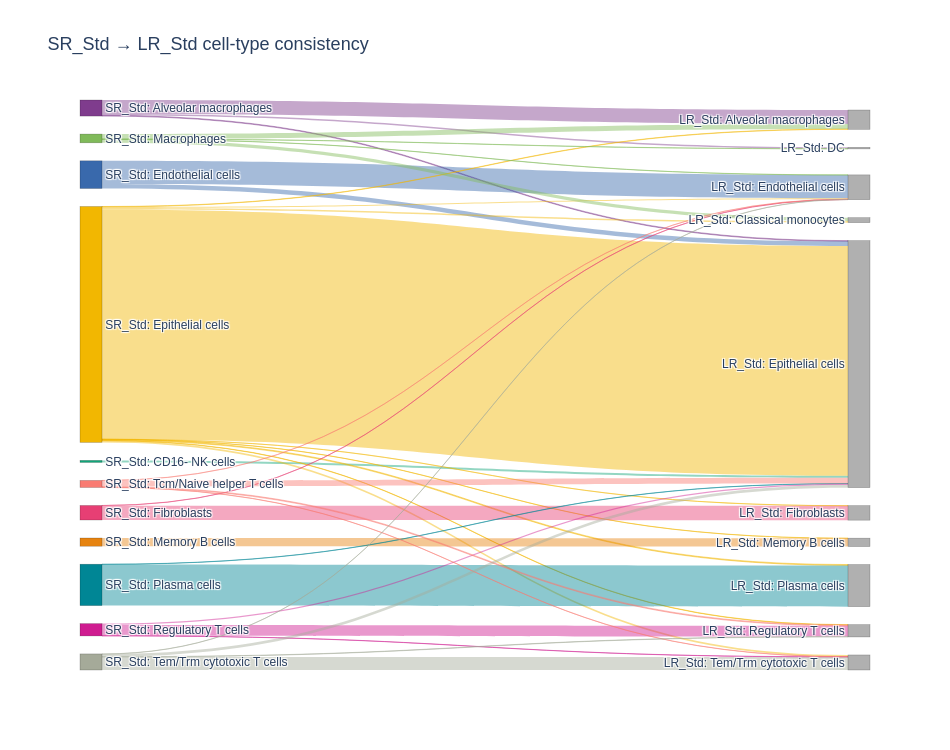
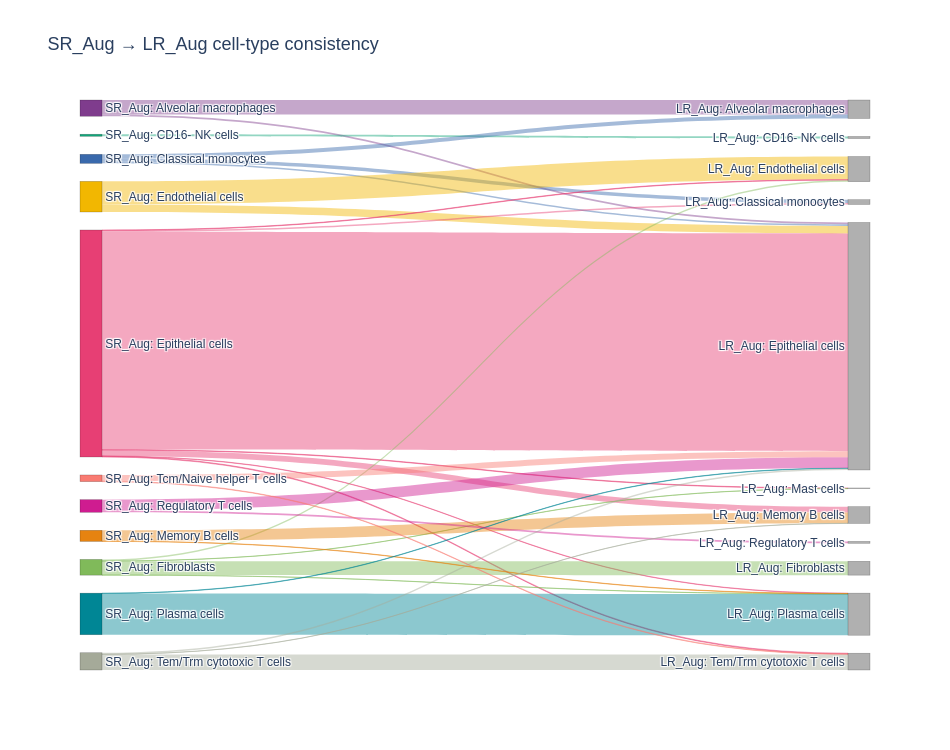
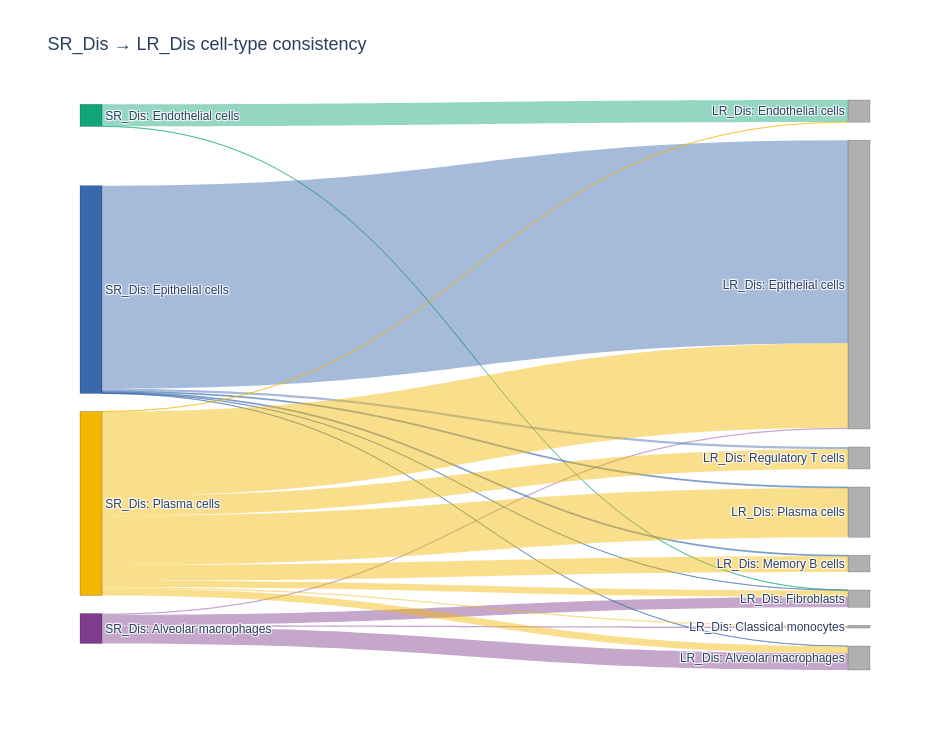

Source (notebook cell) for these figures, in order:
### Code cell
def build_celltype_sankey(sr_labels, lr_labels, sr_name, lr_name, title):
    df = pd.DataFrame({'SR': sr_labels.values, 'LR': lr_labels.values})
    flow = df.groupby(['SR', 'LR']).size().reset_index(name='count')

    sr_types = sorted(df['SR'].unique())
    lr_types = sorted(df['LR'].unique())

    sr_node_labels = [f"{sr_name}: {t}" for t in sr_types]
    lr_node_labels = [f"{lr_name}: {t}" for t in lr_types]
    all_labels = sr_node_labels + lr_node_labels

    sr_idx = {t: i for i, t in enumerate(sr_types)}
    lr_idx = {t: i + len(sr_types) for i, t in enumerate(lr_types)}

    palette = px.colors.qualitative.Bold + px.colors.qualitative.Set3 + px.colors.qualitative.Pastel
    node_colors = [palette[i % len(palette)] for i in range(len(sr_types))] + ['#B0B0B0'] * len(lr_types)

    def hex_to_rgba(hex_color, alpha=0.45):
        h = hex_color.lstrip('#')
        if len(h) == 6:
            r, g, b = int(h[0:2], 16), int(h[2:4], 16), int(h[4:6], 16)
        else:
            nums = hex_color.strip('rgb()').split(',')
            r, g, b = [int(float(n)) for n in nums[:3]]
        return f'rgba({r},{g},{b},{alpha})'

    sources, targets, values, link_colors = [], [], [], []
    for _, row in flow.iterrows():
        src = sr_idx[row['SR']]
        sources.append(src)
        targets.append(lr_idx[row['LR']])
        values.append(row['count'])
        link_colors.append(hex_to_rgba(node_colors[src]))

    fig = go.Figure(data=[go.Sankey(
        arrangement='snap',
        node=dict(pad=18, thickness=22, line=dict(color="rgba(0,0,0,0.3)", width=0.6),
                  label=all_labels, color=node_colors),
        link=dict(source=sources, target=targets, value=values, color=link_colors),
    )])
    fig.update_layout(title=dict(text=title, font=dict(size=18)), font=dict(size=12, family="Arial"),
                       height=750, width=950, paper_bgcolor='white', plot_bgcolor='white')
    return fig


out_dir = '/mnt/md0/jack-gaa/gaa/analysis/sankeys'
os.makedirs(out_dir, exist_ok=True)

for sr_name, lr_name in MATCHED_PAIRS:
    sr_labels = clustered[sr_name].obs['celltypist_label'].astype(str)
    lr_labels = clustered[lr_name].obs['celltypist_label'].astype(str).reindex(sr_labels.index)

    fig = build_celltype_sankey(sr_labels, lr_labels, sr_name, lr_name,
                                 f'{sr_name} → {lr_name} cell-type consistency')
    fig.write_html(f'{out_dir}/{sr_name.lower()}_vs_{lr_name.lower()}_celltype_sankey.html')
    fig.show()

### Figure 1 — Plotly figure (JSON) as saved in the notebook; plotly's stock layout.template omitted (floating-point values rounded to 4 significant figures)
{"data": [{"arrangement": "snap", "link": {"color": ["rgba(127,60,141,0.45)", "rgba(127,60,141,0.45)", "rgba(127,60,141,0.45)", "rgba(17,165,121,0.45)", "rgba(57,105,172,0.45)", "rgba(57,105,172,0.45)", "rgba(242,183,1,0.45)", "rgba(242,183,1,0.45)", "rgba(242,183,1,0.45)", "rgba(242,183,1,0.45)", "rgba(242,183,1,0.45)", "rgba(242,183,1,0.45)", "rgba(242,183,1,0.45)", "rgba(242,183,1,0.45)", "rgba(242,183,1,0.45)", "rgba(231,63,116,0.45)", "rgba(231,63,116,0.45)", "rgba(128,186,90,0.45)", "rgba(128,186,90,0.45)", "rgba(128,186,90,0.45)", "rgba(128,186,90,0.45)", "rgba(230,131,16,0.45)", "rgba(0,134,149,0.45)", "rgba(0,134,149,0.45)", "rgba(207,28,144,0.45)", "rgba(207,28,144,0.45)", "rgba(207,28,144,0.45)", "rgba(249,123,114,0.45)", "rgba(249,123,114,0.45)", "rgba(249,123,114,0.45)", "rgba(249,123,114,0.45)", "rgba(165,170,153,0.45)", "rgba(165,170,153,0.45)", "rgba(165,170,153,0.45)", "rgba(165,170,153,0.45)"], "source": [0, 0, 0, 1, 2, 2, 3, 3, 3, 3, 3, 3, 3, 3, 3, 4, 4, 5, 5, 5, 5, 6, 7, 7, 8, 8, 8, 9, 9, 9, 9, 10, 10, 10, 10], "target": [11, 13, 15, 15, 14, 15, 11, 12, 14, 15, 16, 17, 18, 19, 20, 14, 16, 11, 12, 13, 14, 17, 15, 18, 15, 19, 20, 14, 15, 19, 20, 14, 15, 19, 20], "value": [82, 8, 4, 12, 135, 27, 2, 9, 6, 1343, 1, 1, 5, 2, 10, 1, 84, 29, 20, 1, 1, 48, 1, 241, 8, 63, 1, 1, 34, 5, 1, 1, 15, 2, 76]}, "node": {"color": ["rgb(127, 60, 141)", "rgb(17, 165, 121)", "rgb(57, 105, 172)", "rgb(242, 183, 1)", "rgb(231, 63, 116)", "rgb(128, 186, 90)", "rgb(230, 131, 16)", "rgb(0, 134, 149)", "rgb(207, 28, 144)", "rgb(249, 123, 114)", "rgb(165, 170, 153)", "#B0B0B0", "#B0B0B0", "#B0B0B0", "#B0B0B0", "#B0B0B0", "#B0B0B0", "#B0B0B0", "#B0B0B0", "#B0B0B0", "#B0B0B0"], "label": ["SR_Std: Alveolar macrophages", "SR_Std: CD16- NK cells", "SR_Std: Endothelial cells", "SR_Std: Epithelial cells", "SR_Std: Fibroblasts", "SR_Std: Macrophages", "SR_Std: Memory B cells", "SR_Std: Plasma cells", "SR_Std: Regulatory T cells", "SR_Std: Tcm/Naive helper T cells", "SR_Std: Tem/Trm cytotoxic T cells", "LR_Std: Alveolar macrophages", "LR_Std: Classical monocytes", "LR_Std: DC", "LR_Std: Endothelial cells", "LR_Std: Epithelial cells", "LR_Std: Fibroblasts", "LR_Std: Memory B cells", "LR_Std: Plasma cells", "LR_Std: Regulatory T cells", "LR_Std: Tem/Trm cytotoxic T cells"], "line": {"color": "rgba(0,0,0,0.3)", "width": 0.6}, "pad": 18, "thickness": 22}, "type": "sankey"}], "layout": {"font": {"family": "Arial", "size": 12}, "height": 750, "paper_bgcolor": "white", "plot_bgcolor": "white", "title": {"font": {"size": 18}, "text": "SR_Std → LR_Std cell-type consistency"}, "width": 950}}

### Figure 2 — Plotly figure (JSON) as saved in the notebook; plotly's stock layout.template omitted (floating-point values rounded to 4 significant figures)
{"data": [{"arrangement": "snap", "link": {"color": ["rgba(127,60,141,0.45)", "rgba(127,60,141,0.45)", "rgba(17,165,121,0.45)", "rgba(57,105,172,0.45)", "rgba(57,105,172,0.45)", "rgba(57,105,172,0.45)", "rgba(242,183,1,0.45)", "rgba(242,183,1,0.45)", "rgba(231,63,116,0.45)", "rgba(231,63,116,0.45)", "rgba(231,63,116,0.45)", "rgba(231,63,116,0.45)", "rgba(231,63,116,0.45)", "rgba(231,63,116,0.45)", "rgba(231,63,116,0.45)", "rgba(128,186,90,0.45)", "rgba(128,186,90,0.45)", "rgba(128,186,90,0.45)", "rgba(128,186,90,0.45)", "rgba(230,131,16,0.45)", "rgba(230,131,16,0.45)", "rgba(0,134,149,0.45)", "rgba(0,134,149,0.45)", "rgba(207,28,144,0.45)", "rgba(207,28,144,0.45)", "rgba(249,123,114,0.45)", "rgba(249,123,114,0.45)", "rgba(165,170,153,0.45)", "rgba(165,170,153,0.45)", "rgba(165,170,153,0.45)"], "source": [0, 0, 1, 2, 2, 2, 3, 3, 4, 4, 4, 4, 4, 4, 4, 5, 5, 5, 5, 6, 6, 7, 7, 8, 8, 9, 9, 10, 10, 10], "target": [11, 15, 12, 11, 13, 15, 14, 15, 13, 14, 15, 17, 18, 19, 21, 14, 16, 17, 19, 18, 19, 15, 19, 15, 20, 15, 21, 15, 18, 21], "value": [85, 10, 12, 23, 20, 10, 135, 44, 8, 3, 1273, 3, 34, 2, 4, 9, 81, 1, 1, 63, 2, 2, 241, 63, 11, 36, 3, 9, 1, 91]}, "node": {"color": ["rgb(127, 60, 141)", "rgb(17, 165, 121)", "rgb(57, 105, 172)", "rgb(242, 183, 1)", "rgb(231, 63, 116)", "rgb(128, 186, 90)", "rgb(230, 131, 16)", "rgb(0, 134, 149)", "rgb(207, 28, 144)", "rgb(249, 123, 114)", "rgb(165, 170, 153)", "#B0B0B0", "#B0B0B0", "#B0B0B0", "#B0B0B0", "#B0B0B0", "#B0B0B0", "#B0B0B0", "#B0B0B0", "#B0B0B0", "#B0B0B0", "#B0B0B0"], "label": ["SR_Aug: Alveolar macrophages", "SR_Aug: CD16- NK cells", "SR_Aug: Classical monocytes", "SR_Aug: Endothelial cells", "SR_Aug: Epithelial cells", "SR_Aug: Fibroblasts", "SR_Aug: Memory B cells", "SR_Aug: Plasma cells", "SR_Aug: Regulatory T cells", "SR_Aug: Tcm/Naive helper T cells", "SR_Aug: Tem/Trm cytotoxic T cells", "LR_Aug: Alveolar macrophages", "LR_Aug: CD16- NK cells", "LR_Aug: Classical monocytes", "LR_Aug: Endothelial cells", "LR_Aug: Epithelial cells", "LR_Aug: Fibroblasts", "LR_Aug: Mast cells", "LR_Aug: Memory B cells", "LR_Aug: Plasma cells", "LR_Aug: Regulatory T cells", "LR_Aug: Tem/Trm cytotoxic T cells"], "line": {"color": "rgba(0,0,0,0.3)", "width": 0.6}, "pad": 18, "thickness": 22}, "type": "sankey"}], "layout": {"font": {"family": "Arial", "size": 12}, "height": 750, "paper_bgcolor": "white", "plot_bgcolor": "white", "title": {"font": {"size": 18}, "text": "SR_Aug → LR_Aug cell-type consistency"}, "width": 950}}

### Figure 3 — Plotly figure (JSON) as saved in the notebook; plotly's stock layout.template omitted (floating-point values rounded to 4 significant figures)
{"data": [{"arrangement": "snap", "link": {"color": ["rgba(127,60,141,0.45)", "rgba(127,60,141,0.45)", "rgba(127,60,141,0.45)", "rgba(127,60,141,0.45)", "rgba(17,165,121,0.45)", "rgba(17,165,121,0.45)", "rgba(57,105,172,0.45)", "rgba(57,105,172,0.45)", "rgba(57,105,172,0.45)", "rgba(57,105,172,0.45)", "rgba(57,105,172,0.45)", "rgba(57,105,172,0.45)", "rgba(242,183,1,0.45)", "rgba(242,183,1,0.45)", "rgba(242,183,1,0.45)", "rgba(242,183,1,0.45)", "rgba(242,183,1,0.45)", "rgba(242,183,1,0.45)", "rgba(242,183,1,0.45)", "rgba(242,183,1,0.45)"], "source": [0, 0, 0, 0, 1, 1, 2, 2, 2, 2, 2, 2, 3, 3, 3, 3, 3, 3, 3, 3], "target": [4, 5, 7, 8, 6, 8, 4, 7, 8, 9, 10, 11, 4, 5, 6, 7, 8, 9, 10, 11], "value": [86, 8, 7, 53, 113, 1, 1, 1043, 1, 5, 5, 12, 36, 6, 1, 433, 34, 81, 253, 101]}, "node": {"color": ["rgb(127, 60, 141)", "rgb(17, 165, 121)", "rgb(57, 105, 172)", "rgb(242, 183, 1)", "#B0B0B0", "#B0B0B0", "#B0B0B0", "#B0B0B0", "#B0B0B0", "#B0B0B0", "#B0B0B0", "#B0B0B0"], "label": ["SR_Dis: Alveolar macrophages", "SR_Dis: Endothelial cells", "SR_Dis: Epithelial cells", "SR_Dis: Plasma cells", "LR_Dis: Alveolar macrophages", "LR_Dis: Classical monocytes", "LR_Dis: Endothelial cells", "LR_Dis: Epithelial cells", "LR_Dis: Fibroblasts", "LR_Dis: Memory B cells", "LR_Dis: Plasma cells", "LR_Dis: Regulatory T cells"], "line": {"color": "rgba(0,0,0,0.3)", "width": 0.6}, "pad": 18, "thickness": 22}, "type": "sankey"}], "layout": {"font": {"family": "Arial", "size": 12}, "height": 750, "paper_bgcolor": "white", "plot_bgcolor": "white", "title": {"font": {"size": 18}, "text": "SR_Dis → LR_Dis cell-type consistency"}, "width": 950}}
